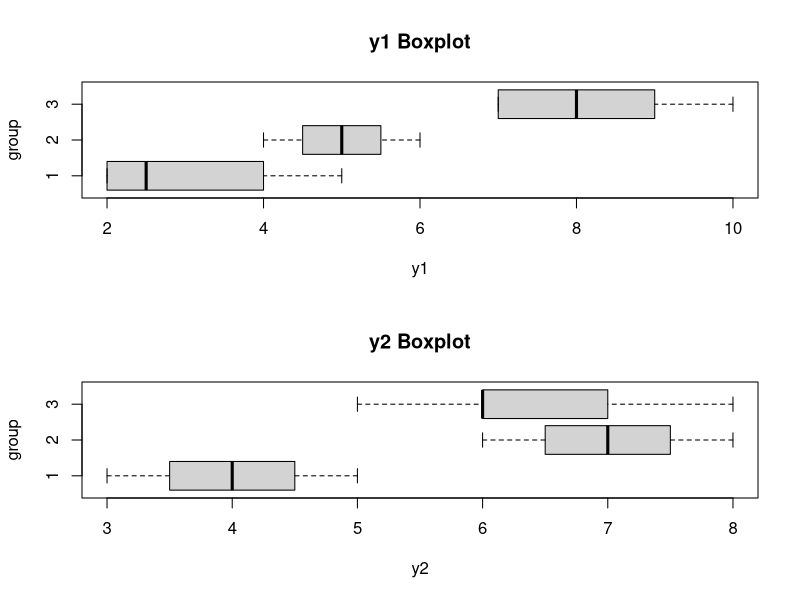

R code for this plot:
###################################################
### chunk number 1: preliminaries
###################################################
#line 2 "MANOVA.Rnw"
options(width=60)
library(lattice)
options(show.signif.stars = FALSE)
set.seed(123454321)


###################################################
### chunk number 2: datarun
###################################################
#line 156 "MANOVA.Rnw"
manova.data<-data.frame(group=as.factor(rep(1:3, c(4,3,5))), y1=c(2,3,5,2,4,5,6,7,8,10,9,7), y2=c(3,4,4,5,8,6,7,6,7,8,5,6))
with(manova.data, tapply(y1, group, mean))
with(manova.data, tapply(y2, group, mean))


###################################################
### chunk number 3: datagraph
###################################################
#line 165 "MANOVA.Rnw"
par(mfrow=c(2,1))
boxplot(y1~group, manova.data, main="y1 Boxplot", horizontal=T)
boxplot(y2~group, manova.data, main="y2 Boxplot", horizontal=T)


###################################################
### chunk number 4: manovarun
###################################################
#line 174 "MANOVA.Rnw"
(m1<-manova(cbind(y1, y2)~group, manova.data))
summary(m1, test="Wilks")


